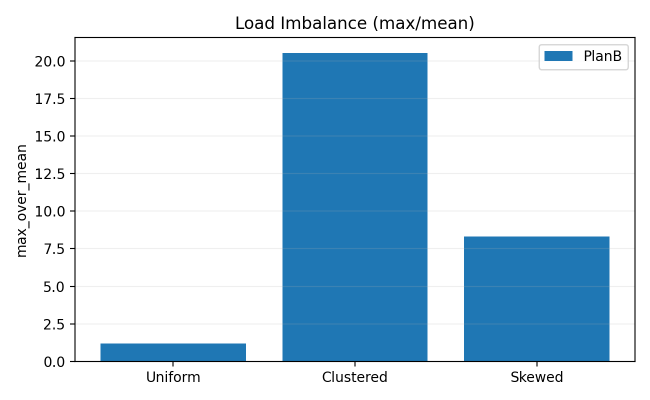
#> input picture figures/q4_imbalance_max_over_mean.png, 1300 x 800 px, found by its file name (shown at 1/2 size)
$ python plot_q4_overview.py
#> lines starting #> are read from the running program, lines starting #| are printed output that depends on the picture
#!/usr/bin/env python3
# scripts/plot_q4_overview.py
# Stitch three existing Q4 figures into one overview image (no subplots).

import os
from PIL import Image

IN_DIR = "figures"
OUT = os.path.join(IN_DIR, "q4_overview.png")

# 输入文件名（与你刚生成的文件名一致）
IMG_MAX = os.path.join(IN_DIR, "q4_imbalance_max_over_mean.png")
IMG_STD = os.path.join(IN_DIR, "q4_imbalance_std_over_mean.png")
IMG_KER = os.path.join(IN_DIR, "q4_kernel_ms.png")

def load(path):
#> called with path = 'figures/q4_imbalance_max_over_mean.png'
    if not os.path.exists(path):
        raise FileNotFoundError(f"Not found: {path}")
    return Image.open(path).convert("RGBA")
#> returned value is the input picture: PIL image 1300x800 RGBA; mean R, G, B, A 194.1, 216.2, 231.5, 255

def main():
    im_max = load(IMG_MAX)
    im_std = load(IMG_STD)
#> call 2 of load, with path = 'figures/q4_imbalance_std_over_mean.png'
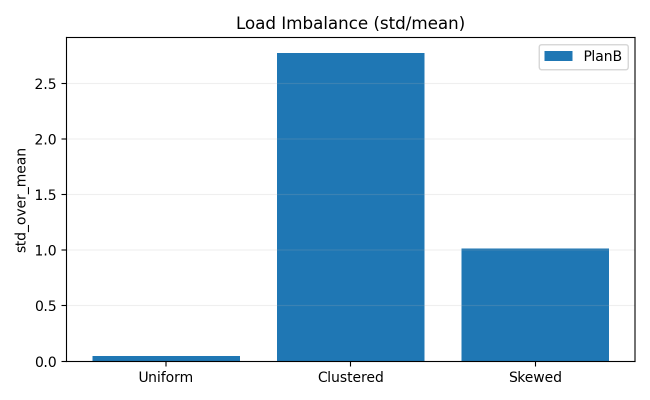
#> input picture figures/q4_imbalance_std_over_mean.png, 1300 x 800 px, found by its file name (shown at 1/2 size)
#> in load, returned value is the input picture: PIL image 1300x800 RGBA; mean R, G, B, A 196.6, 217.9, 232.6, 255
    im_ker = load(IMG_KER)
#> call 3 of load, with path = 'figures/q4_kernel_ms.png'
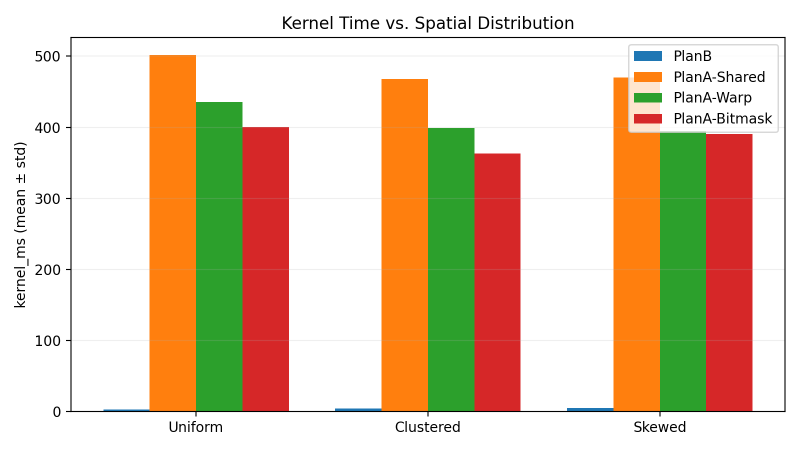
#> input picture figures/q4_kernel_ms.png, 1600 x 900 px, found by its file name (shown at 1/2 size)
#> in load, returned value is the input picture: PIL image 1600x900 RGBA; mean R, G, B, A 222.2, 200.5, 173.1, 255

    # 统一上排高度
    target_h = max(im_max.height, im_std.height)
#> target_h = 800
    def resize_to_height(im, h):
#> called with h = 800
        w = int(im.width * (h / im.height))
#> w = 1300
        return im.resize((w, h), Image.LANCZOS)

    im_max_r = resize_to_height(im_max, target_h)
    im_std_r = resize_to_height(im_std, target_h)

    # 上排并排
    top_w = im_max_r.width + im_std_r.width
#> top_w = 2600
    top_h = target_h
#> top_h = 800
    top = Image.new("RGBA", (top_w, top_h), (255, 255, 255, 255))
#> top: PIL image 2600x800 RGBA; every value is 255
    top.paste(im_max_r, (0, 0))
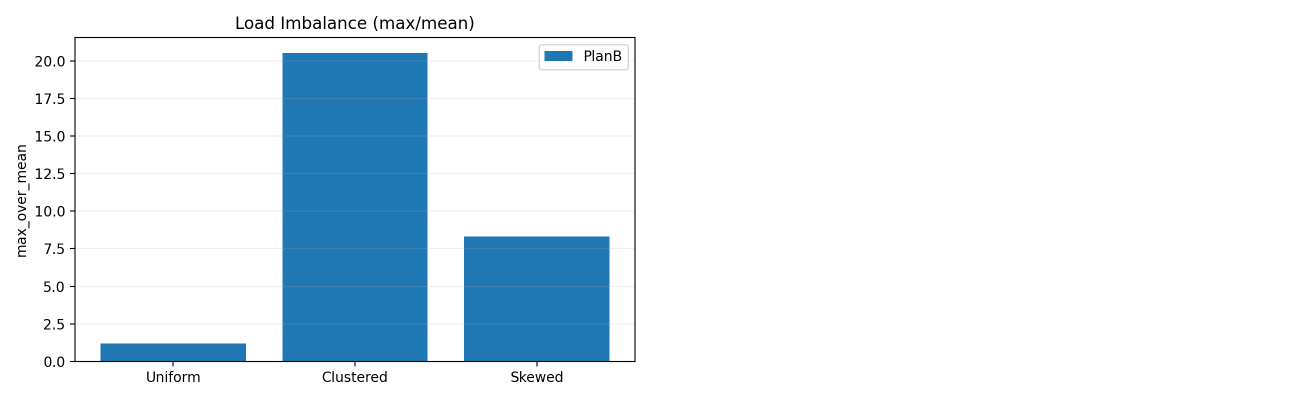
#> top: PIL image 2600x800 RGBA (shown at 1/2 size); mean R, G, B, A 224.5, 235.6, 243.2, 255
    top.paste(im_std_r, (im_max_r.width, 0))
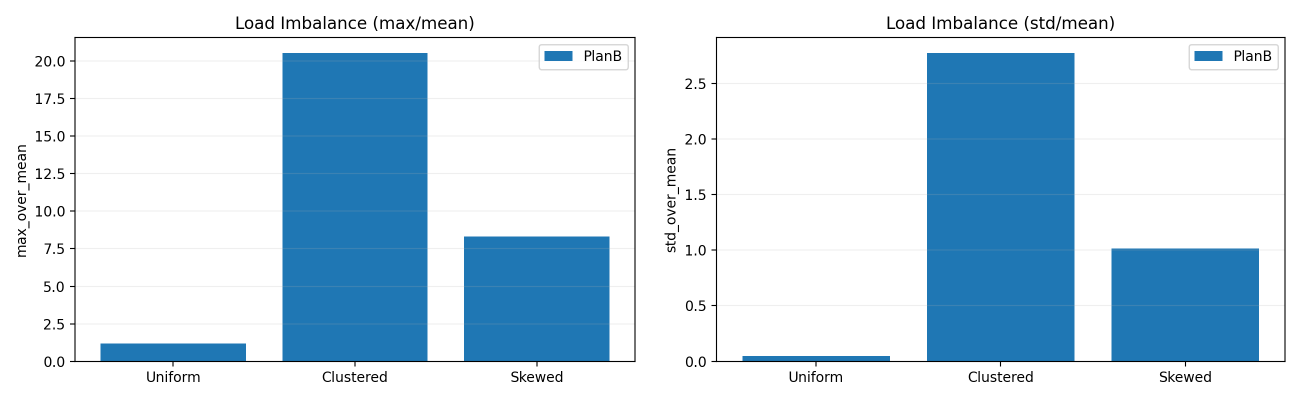
#> top: PIL image 2600x800 RGBA (shown at 1/2 size); mean R, G, B, A 195.4, 217, 232, 255

    # 让下排（kernel_ms）宽度等于上排宽度
    ker_scale = top_w / im_ker.width
#> ker_scale = 1.62
    ker_new = im_ker.resize((top_w, int(im_ker.height * ker_scale)), Image.LANCZOS)
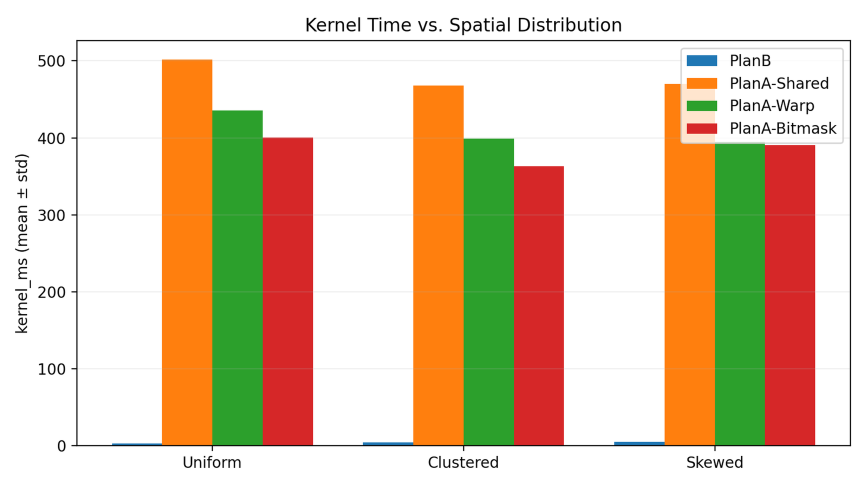
#> ker_new: PIL image 2600x1462 RGBA (shown at 1/3 size); mean R, G, B, A 222.2, 200.5, 173.2, 255

    # 竖向拼接：留一点间距
    gap = 20
    out = Image.new("RGBA", (top_w, top_h + gap + ker_new.height), (255, 255, 255, 255))
#> out: PIL image 2600x2282 RGBA; every value is 255
    out.paste(top, (0, 0))
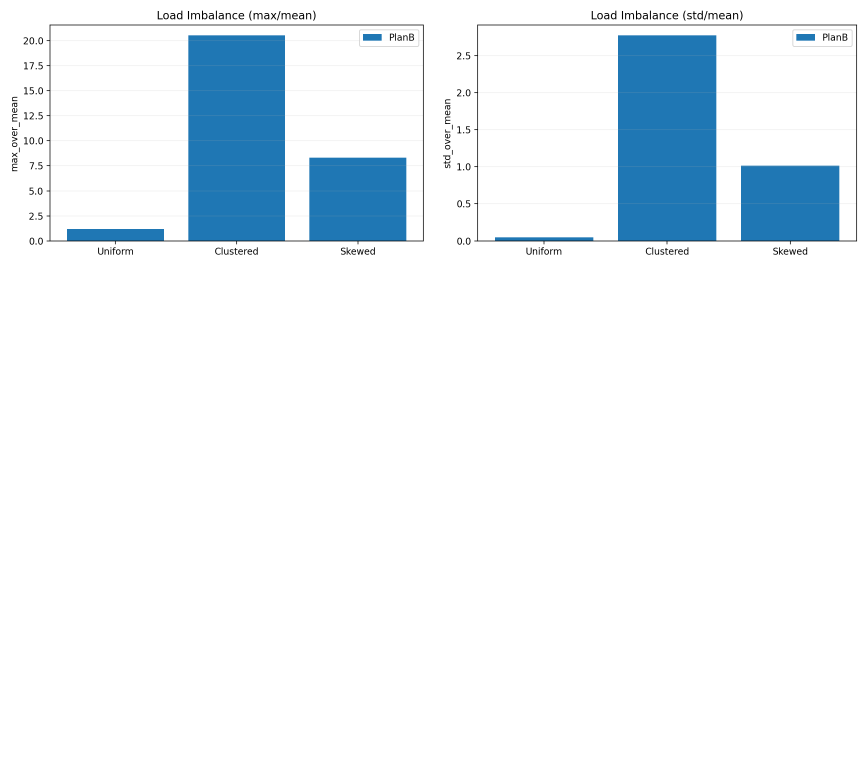
#> out: PIL image 2600x2282 RGBA (shown at 1/3 size); mean R, G, B, A 234.1, 241.7, 247, 255
    out.paste(ker_new, (0, top_h + gap))
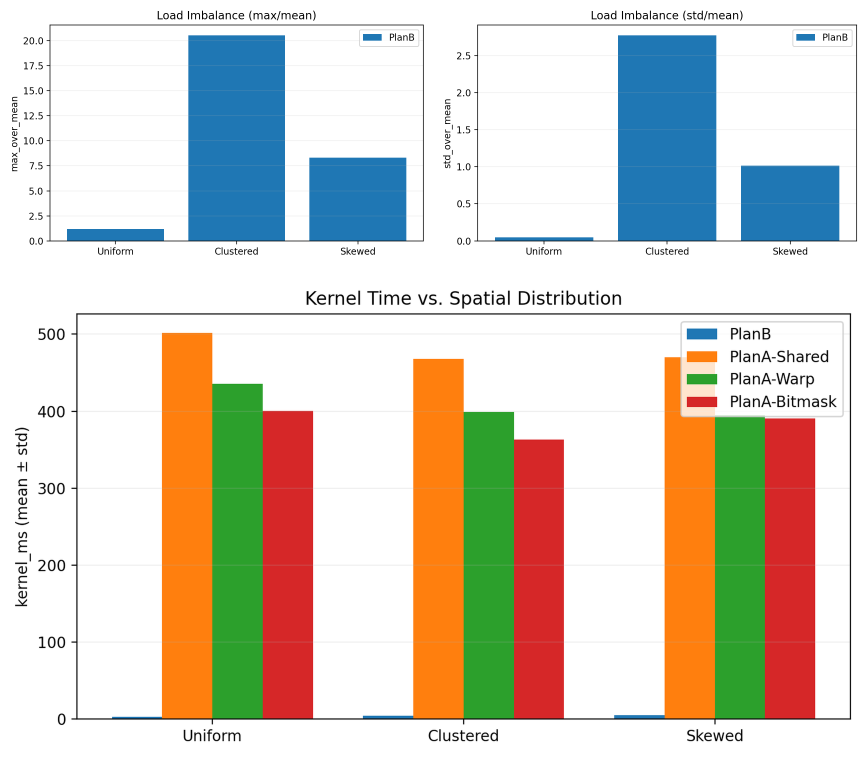
#> out: PIL image 2600x2282 RGBA (shown at 1/3 size); mean R, G, B, A 213.1, 206.8, 194.5, 255

    # 存成 PNG（去 alpha）
    out = out.convert("RGB")
#> out: PIL image 2600x2282 RGB
    out.save(OUT, format="PNG", optimize=True)
    print(f"[OK] saved {OUT}")

if __name__ == "__main__":
    main()
